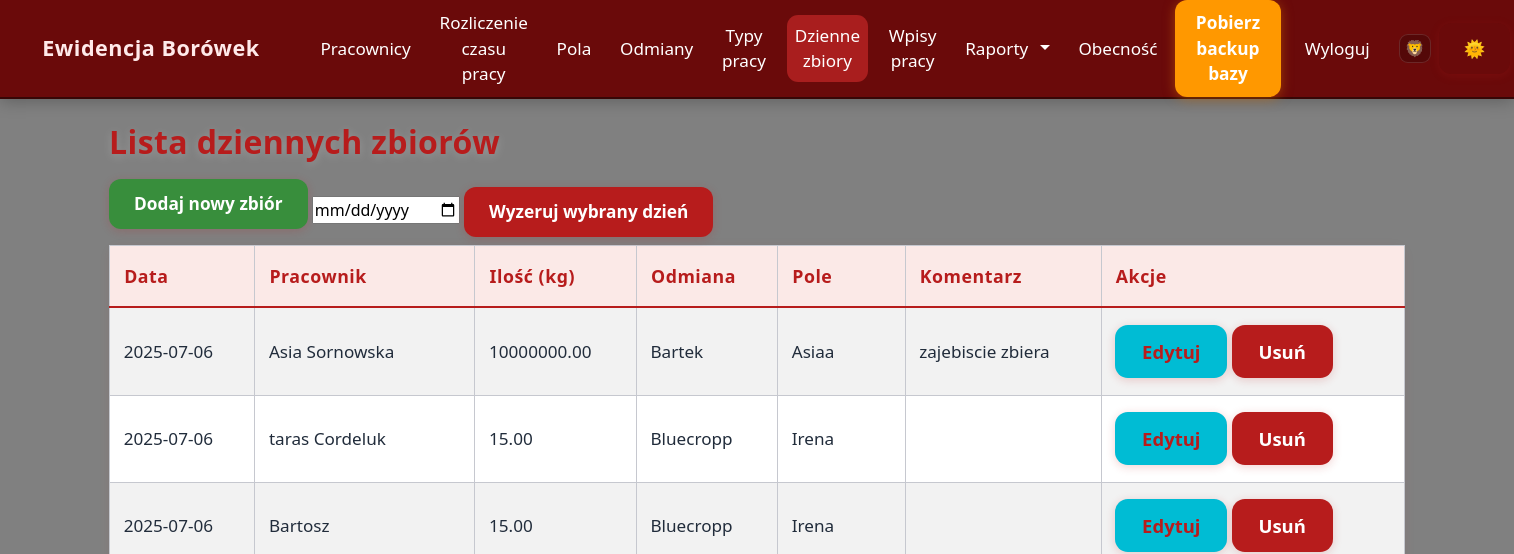
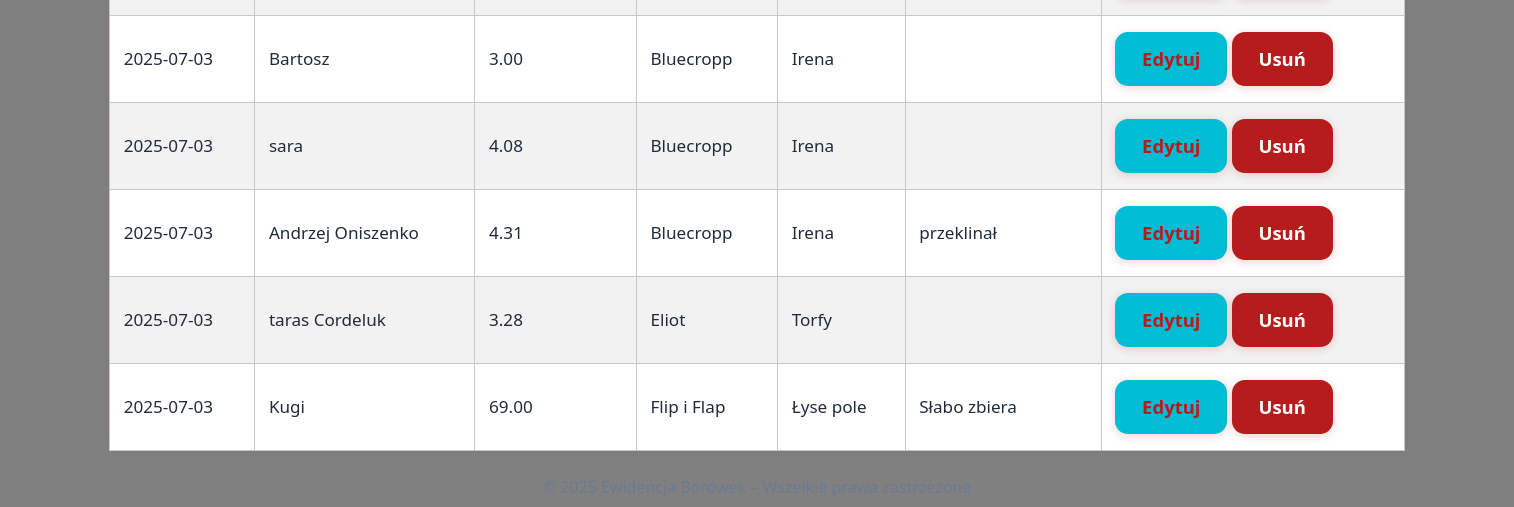
Before: /harvests (signed in) with the older database file (2 pictures, top to bottom).
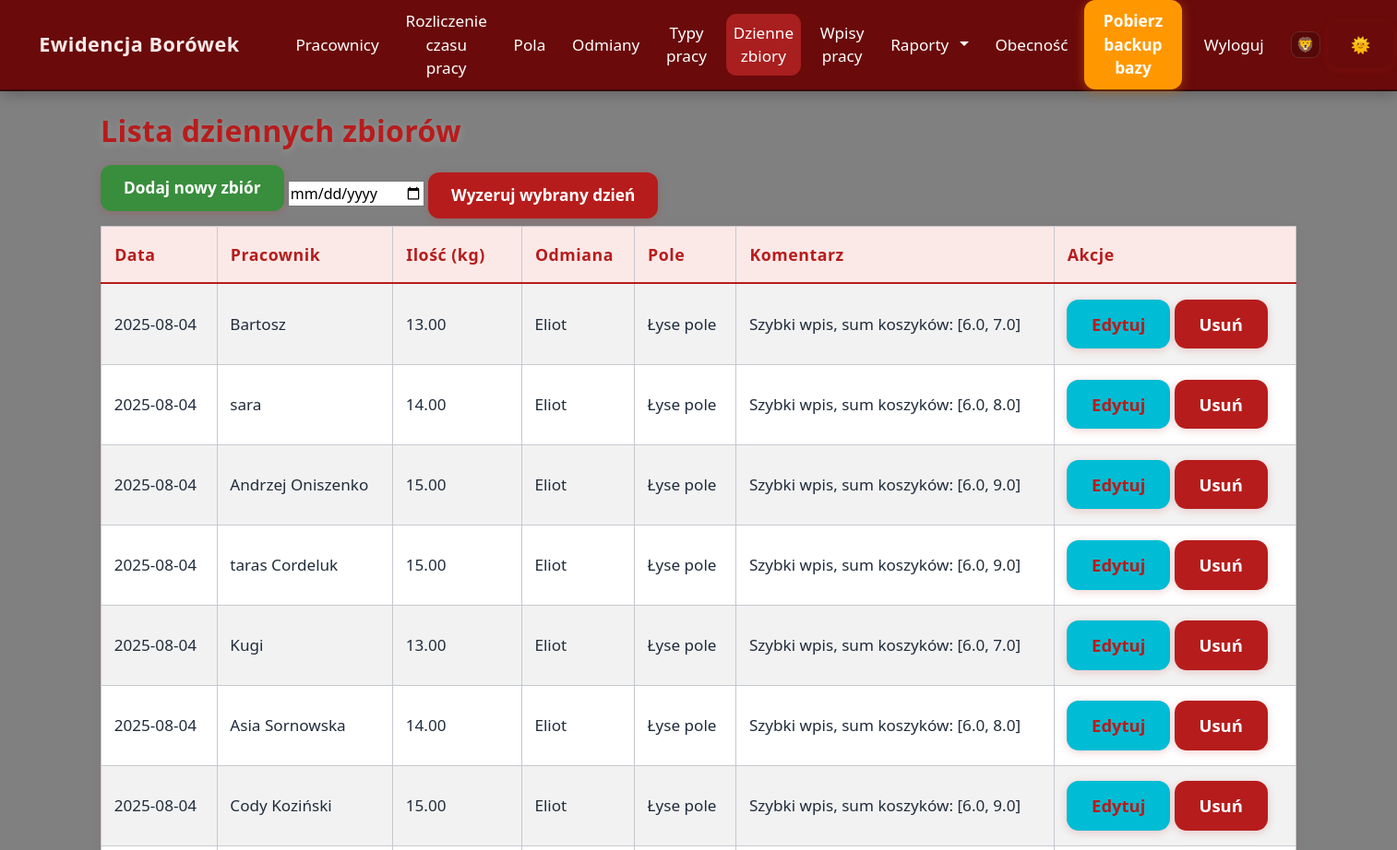
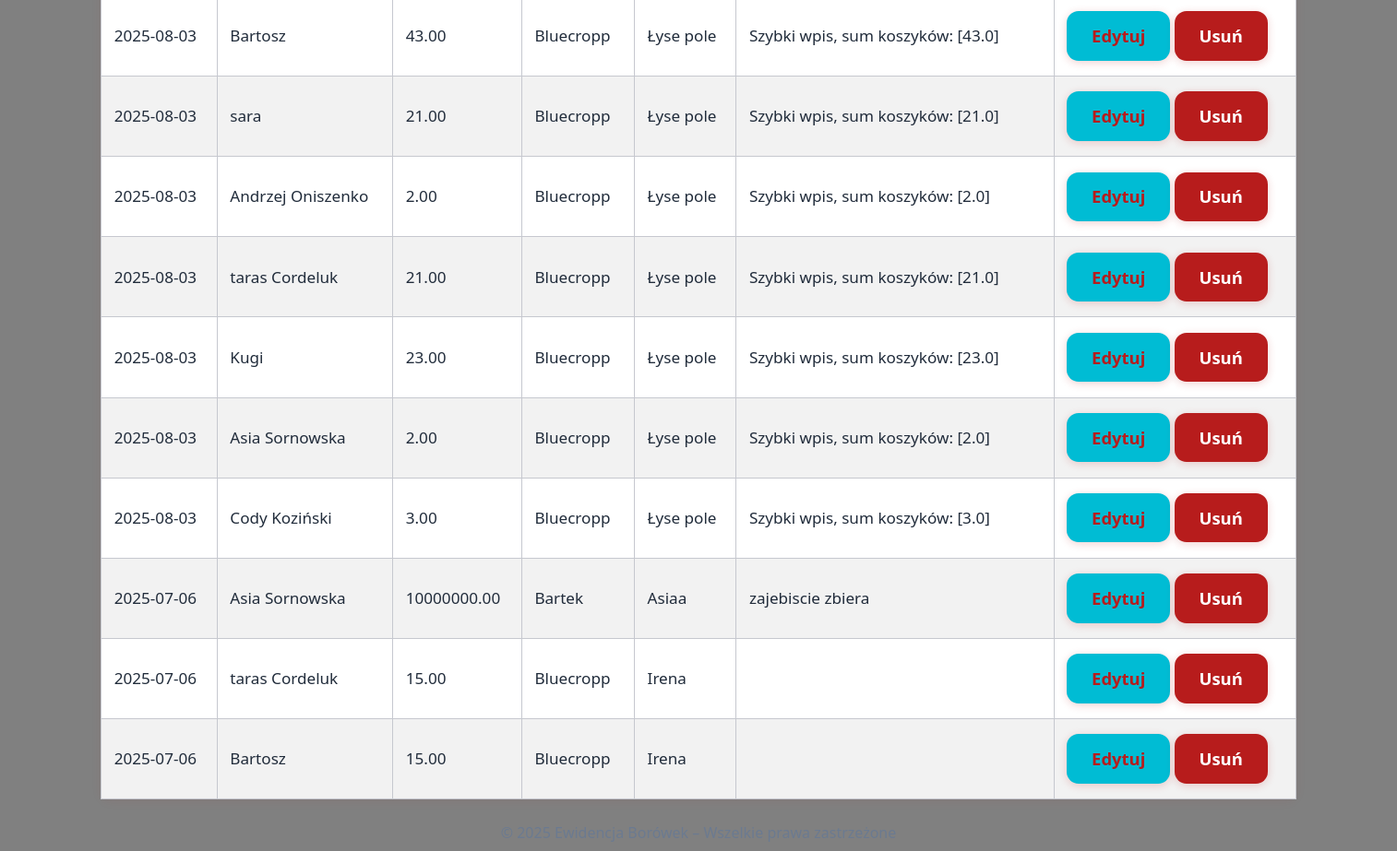
After: the same page with the newer database file (2 pictures, top to bottom).
### models.py (models this page shows)
class DailyHarvest(db.Model):
    id = db.Column(db.Integer, primary_key=True)
    date = db.Column(db.Date, nullable=False, default=datetime.utcnow)
    employee_id = db.Column(db.Integer, db.ForeignKey('employee.id'), nullable=False)
    quantity_kg = db.Column(db.Float, nullable=False)
    variety_id = db.Column(db.Integer, db.ForeignKey('berry_variety.id'), nullable=False)
    field_id = db.Column(db.Integer, db.ForeignKey('field.id'), nullable=False)
    comment = db.Column(db.Text, nullable=True)
    variety = db.relationship('BerryVariety')
    field = db.relationship('Field')

class Employee(db.Model):
    id = db.Column(db.Integer, primary_key=True)
    external_id = db.Column(db.String(30), unique=True)
    name = db.Column(db.String(100), nullable=False)
    external_id = db.Column(db.String(50))
    hourly_rate = db.Column(db.Float, nullable=False, default=0.0)
    piece_rate = db.Column(db.Float, nullable=False, default=0.0)
    is_active = db.Column(db.Boolean, default=True)
    entries = db.relationship('Entry', backref='employee', lazy=True, cascade="all, delete-orphan")
    harvests = db.relationship('DailyHarvest', backref='employee', lazy=True, cascade="all, delete-orphan")
    team = db.Column(db.String(64), nullable=True)

class BerryVariety(db.Model):
    id = db.Column(db.Integer, primary_key=True)
    name = db.Column(db.String(100), nullable=False)
    piece_rate_modifier = db.Column(db.Float, nullable=False, default=1.0)

class Field(db.Model):
    id = db.Column(db.Integer, primary_key=True)
    name = db.Column(db.String(100), nullable=False)

### app.py (the view)
@app.route('/harvests')
@login_required
def harvests():
    harvests = DailyHarvest.query.order_by(DailyHarvest.date.desc()).all()
    return render_template('daily_harvest_list.html', harvests=harvests)

### app.py (called while the page is built)
@app.context_processor
def inject_now():
    return {'current_year': datetime.now().year}

@app.context_processor
def inject_now():
    return {'current_year': datetime.now().year}

@login_manager.user_loader
def load_user(user_id):
    return User.query.get(int(user_id))

### templates/daily_harvest_list.html
{% extends "base.html" %}
{% block content %}
<h2>Lista dziennych zbiorów</h2>
<a href="{{ url_for('add_daily_harvest') }}" class="btn btn-success mb-3">Dodaj nowy zbiór</a>
{% if harvests %}
	<form action="{{ url_for('clear_day') }}" method="post" class="mb-3 d-inline">
    <input type="date" name="clear_date" required value="{{ request.args.get('date', '') }}">
    <button type="submit" class="btn btn-danger" onclick="return confirm('Czy na pewno usunąć wszystkie zbiory i wpisy pracy z tego dnia?');">
        Wyzeruj wybrany dzień
    </button>
	</form>
    <table class="table table-striped table-bordered">
        <thead class="thead-dark">
            <tr>
                <th>Data</th>
                <th>Pracownik</th>
                <th>Ilość (kg)</th>
                <th>Odmiana</th>
                <th>Pole</th>
                <th>Komentarz</th>
                <th>Akcje</th>
            </tr>
        </thead>
        <tbody>
            {% for harvest in harvests %}
            <tr>
                <td>{{ harvest.date.strftime('%Y-%m-%d') }}</td>
                <td>{{ harvest.employee.name }}</td>
                <td>{{ '%.2f'|format(harvest.quantity_kg) }}</td>
                <td>{{ harvest.variety.name }}</td>
                <td>{{ harvest.field.name }}</td>
                <td>{{ harvest.comment }}</td>
                <td>
                    <a href="{{ url_for('edit_daily_harvest', harvest_id=harvest.id) }}" class="btn btn-sm btn-info">Edytuj</a>
                    <form action="{{ url_for('delete_daily_harvest', harvest_id=harvest.id) }}" method="POST" style="display:inline;" onsubmit="return confirm('Czy na pewno chcesz usunąć ten zbiór?');">
                        <button type="submit" class="btn btn-sm btn-danger">Usuń</button>
                    </form>
                </td>
            </tr>
            {% endfor %}
        </tbody>
    </table>
{% else %}
    <p>Brak zapisanych zbiorów.</p>
{% endif %}
{% endblock %}

### templates/base.html (shortened to what this page needs)
<!DOCTYPE html>
{% set is_public = request.endpoint in ['harvest_overview', 'harvest_employee'] %}
<html lang="pl">
<head>
    <link href="https://cdn.jsdelivr.net/npm/bootstrap@5.3.0/dist/css/bootstrap.min.css" rel="stylesheet">
    <link rel="stylesheet" href="https://cdnjs.cloudflare.com/ajax/libs/font-awesome/6.4.0/css/all.min.css">
    <link rel="stylesheet" href="{{ url_for('static', filename='style.css') }}">
    <link rel="stylesheet" href="{{ url_for('static', filename='custom.css') }}">
</head>
<body id="{% if request.endpoint %}{{ request.endpoint }}{% endif %}">
    {% if not is_public %}
    <nav class="navbar navbar-custom navbar-expand-lg mb-4">
        <div class="container-fluid">
            <a class="navbar-brand" href="{{ url_for('dashboard') }}">Ewidencja Borówek</a>
            <div class="collapse navbar-collapse" id="mainNavbar">
                {% if current_user.is_authenticated %}
                <ul class="navbar-nav me-auto mb-2 mb-lg-0">
                    <li class="nav-item"><a class="nav-link{% if request.endpoint=='employees' %} active{% endif %}" href="{{ url_for('employees') }}">Pracownicy</a></li>
                    <li class="nav-item"><a class="nav-link{% if request.endpoint=='rozliczenie_czasu_pracy' %} active{% endif %}" href="{{ url_for('rozliczenie_czasu_pracy') }}">Rozliczenie czasu pracy</a></li>
                    <li class="nav-item"><a class="nav-link{% if request.endpoint=='fields' %} active{% endif %}" href="{{ url_for('fields') }}">Pola</a></li>
                    <li class="nav-item"><a class="nav-link{% if request.endpoint=='varieties' %} active{% endif %}" href="{{ url_for('varieties') }}">Odmiany</a></li>
                    <li class="nav-item"><a class="nav-link{% if request.endpoint=='work_types' %} active{% endif %}" href="{{ url_for('work_types') }}">Typy pracy</a></li>
                    <li class="nav-item"><a class="nav-link{% if request.endpoint=='harvests' %} active{% endif %}" href="{{ url_for('harvests') }}">Dzienne zbiory</a></li>
                    <li class="nav-item"><a class="nav-link{% if request.endpoint=='entries' %} active{% endif %}" href="{{ url_for('entries') }}">Wpisy pracy</a></li>
                    <li class="nav-item dropdown">
                        <a class="nav-link dropdown-toggle" href="#" id="raportyDropdown" role="button" data-bs-toggle="dropdown" aria-expanded="false">
                            Raporty
                        </a>
                    </li>
                    <li class="nav-item"><a class="nav-link{% if request.endpoint=='presence_list' %} active{% endif %}" href="{{ url_for('presence_list') }}">Obecność</a></li>
                </ul>
                <div class="d-flex align-items-center">
                    <form action="{{ url_for('download_backup') }}" method="post" style="display:inline;">
                        <button type="submit" class="btn btn-warning mx-2">Pobierz backup bazy</button>
                    </form>
                    <a class="nav-link" href="{{ url_for('logout') }}">Wyloguj</a>
                    <span class="nav-avatar">🦁</span>
                    <button id="theme-toggle" class="btn btn-outline-secondary ms-2" onclick="toggleTheme()" style="margin-left:0.7rem;">🌞</button>
                </div>
                {% endif %}
            </div>
        </div>
    </nav>
    {% endif %}
    <div class="container">
        {% block content %}{% endblock %}
    </div>
    <footer class="text-center mt-4 mb-2 text-muted">
    </footer>
</body>
</html>

### static/style.css (style rules this page uses)
body { font-family: 'Segoe UI', Tahoma, Geneva, Verdana, sans-serif; background-color: #f8f9fa; color: #343a40; transition: background 0.3s, color 0.3s; }
:root { --bg: #ffffff; --text: #222222; --navbar: #6a0a0a; --footer: #f8f9fa; --tile: #8D0707; --tile-hover: #ad1d1d; --tile-shadow: 0 4px 24px #0002; --tile-glow: 0 0 12px #d32f2f88; }
body { background: var(--bg); color: var(--text); }
.navbar-custom { background: var(--navbar); min-height: 58px; padding: 0 2vw 0 2vw; box-shadow: 0 2px 16px #0004; border-bottom: 2px solid #370606; display: flex; align-items: center; justify-content: space-between; }
.navbar-custom .navbar-brand { color: #ffeaea !important; font-size: 1.35rem; font-weight: 600; letter-spacing: .5px; padding: 0 1rem 0 0; }
.navbar-custom .navbar-nav { display: flex; align-items: center; gap: 0.7rem; margin-left: 1.3rem; }
.navbar-custom .nav-link, .navbar-custom .nav-item > a { color: #fff !important; font-weight: 400; font-size: 1.07rem; padding: 0.5rem 1rem; border-radius: 0.7rem; transition: background 0.12s, color 0.12s; text-align: center; margin-right: 0.1rem; }
.navbar-custom .nav-link:hover, .navbar-custom .nav-link.active, .navbar-custom .nav-item > a:hover { background: #a91e1e; color: #fff !important; }
.navbar-custom .btn-warning, .navbar-custom .btn-warning:focus { background: #ff9800 !important; color: #fff !important; border-radius: 0.8rem; border: none; box-shadow: 0 2px 12px #d86f0080; padding: 0.6rem 1.3rem; font-weight: 600; margin-left: 0.5rem; transition: background 0.13s; }
.navbar-custom .nav-avatar { margin-left: 0.7rem; border: 1.3px solid #fff2; border-radius: 9px; padding: 0.07em 0.32em 0.07em 0.32em; background: #0003; }

### static/custom.css (style rules this page uses)
body { min-height: 100vh; background: #808080; color: #23272f; font-family: 'Segoe UI', 'Arial', sans-serif; }
.table, .table-bordered, .table-striped { background: #fff !important; border-radius: 10px !important; box-shadow: 0 2px 12px #b71c1c11; color: #212c3b !important; border: 1px solid #c6c8cf !important; }
.table th, .table td { border: 1px solid #c6c8cf !important; padding: 0.95em 0.8em !important; vertical-align: middle; font-size: 1.07em; color: #212c3b !important; font-weight: 500; background: #fff !important; }
.table thead th { background: #fbe9e7 !important; color: #b71c1c !important; font-size: 1.11em; font-weight: 700; letter-spacing: 0.03em; border-bottom: 2.5px solid #b71c1c !important; }
.table-striped > tbody > tr:nth-of-type(odd) { background-color: #ececf2 !important; }
h1, h2, h3, h4, h5 { color: #b71c1c; font-weight: 800; letter-spacing: 0.4px; margin-bottom: 1.1rem; text-shadow: 0 2px 10px #fff3; }
label, .text-muted, .text-secondary, .muted, .secondary, small { color: #6b7a90 !important; opacity: 1 !important; font-weight: 500; }
.btn, button, .btn-primary, .btn-success, .btn-danger, .btn-info, .btn-secondary { border-radius: 0.7em !important; font-weight: 700; font-size: 1.08em; box-shadow: 0 2px 10px #b71c1c33; border: none !important; transition: background 0.15s, color 0.15s, box-shadow 0.09s; padding: 0.7em 1.45em; }
.btn-primary, .btn-danger { background: #b71c1c; color: #fff !important; }
.btn-success { background: #388e3c; color: #fff !important; }
.btn-info { background: #00bcd4; color: #b71c1c !important; }
.navbar-custom .dropdown-toggle::after { margin-left: 0.4em; }

### templates/base.html (style rules this page uses)
.navbar-custom .dropdown-toggle::after { margin-left: 0.4em; }

Changed rows visible on the page:
removed DailyHarvest: date "2025-07-03", employee.name "Bartosz", quantity_kg "3.00", variety.name "Bluecropp", field.name "Irena"
removed DailyHarvest: date "2025-07-03", employee.name "sara", quantity_kg "4.08", variety.name "Bluecropp", field.name "Irena"
removed DailyHarvest: date "2025-07-03", employee.name "Andrzej Oniszenko", quantity_kg "4.31", variety.name "Bluecropp", field.name "Irena", comment "przeklinał"
removed DailyHarvest: date "2025-07-03", employee.name "taras Cordeluk", quantity_kg "3.28", variety.name "Eliot", field.name "Torfy"
removed DailyHarvest: date "2025-07-03", employee.name "Kugi", quantity_kg "69.00", variety.name "Flip i Flap", field.name "Łyse pole", comment "Słabo zbiera"
added DailyHarvest: date "2025-08-04", employee.name "Bartosz", quantity_kg "13.00", variety.name "Eliot", field.name "Łyse pole", comment "Szybki wpis, sum koszyków: [6.0, 7.0]"
added DailyHarvest: date "2025-08-04", employee.name "sara", quantity_kg "14.00", variety.name "Eliot", field.name "Łyse pole", comment "Szybki wpis, sum koszyków: [6.0, 8.0]"
added DailyHarvest: date "2025-08-04", employee.name "Andrzej Oniszenko", quantity_kg "15.00", variety.name "Eliot", field.name "Łyse pole", comment "Szybki wpis, sum koszyków: [6.0, 9.0]"
added DailyHarvest: date "2025-08-04", employee.name "taras Cordeluk", quantity_kg "15.00", variety.name "Eliot", field.name "Łyse pole", comment "Szybki wpis, sum koszyków: [6.0, 9.0]"
added DailyHarvest: date "2025-08-04", employee.name "Kugi", quantity_kg "13.00", variety.name "Eliot", field.name "Łyse pole", comment "Szybki wpis, sum koszyków: [6.0, 7.0]"
added DailyHarvest: date "2025-08-04", employee.name "Asia Sornowska", quantity_kg "14.00", variety.name "Eliot", field.name "Łyse pole", comment "Szybki wpis, sum koszyków: [6.0, 8.0]"
added DailyHarvest: date "2025-08-04", employee.name "Cody Koziński", quantity_kg "15.00", variety.name "Eliot", field.name "Łyse pole", comment "Szybki wpis, sum koszyków: [6.0, 9.0]"
added DailyHarvest: date "2025-08-03", employee.name "Bartosz", quantity_kg "43.00", variety.name "Bluecropp", field.name "Łyse pole", comment "Szybki wpis, sum koszyków: [43.0]"
added DailyHarvest: date "2025-08-03", employee.name "sara", quantity_kg "21.00", variety.name "Bluecropp", field.name "Łyse pole", comment "Szybki wpis, sum koszyków: [21.0]"
added DailyHarvest: date "2025-08-03", employee.name "Andrzej Oniszenko", quantity_kg "2.00", variety.name "Bluecropp", field.name "Łyse pole", comment "Szybki wpis, sum koszyków: [2.0]"
added DailyHarvest: date "2025-08-03", employee.name "taras Cordeluk", quantity_kg "21.00", variety.name "Bluecropp", field.name "Łyse pole", comment "Szybki wpis, sum koszyków: [21.0]"
added DailyHarvest: date "2025-08-03", employee.name "Kugi", quantity_kg "23.00", variety.name "Bluecropp", field.name "Łyse pole", comment "Szybki wpis, sum koszyków: [23.0]"
added DailyHarvest: date "2025-08-03", employee.name "Asia Sornowska", quantity_kg "2.00", variety.name "Bluecropp", field.name "Łyse pole", comment "Szybki wpis, sum koszyków: [2.0]"
added DailyHarvest: date "2025-08-03", employee.name "Cody Koziński", quantity_kg "3.00", variety.name "Bluecropp", field.name "Łyse pole", comment "Szybki wpis, sum koszyków: [3.0]"
